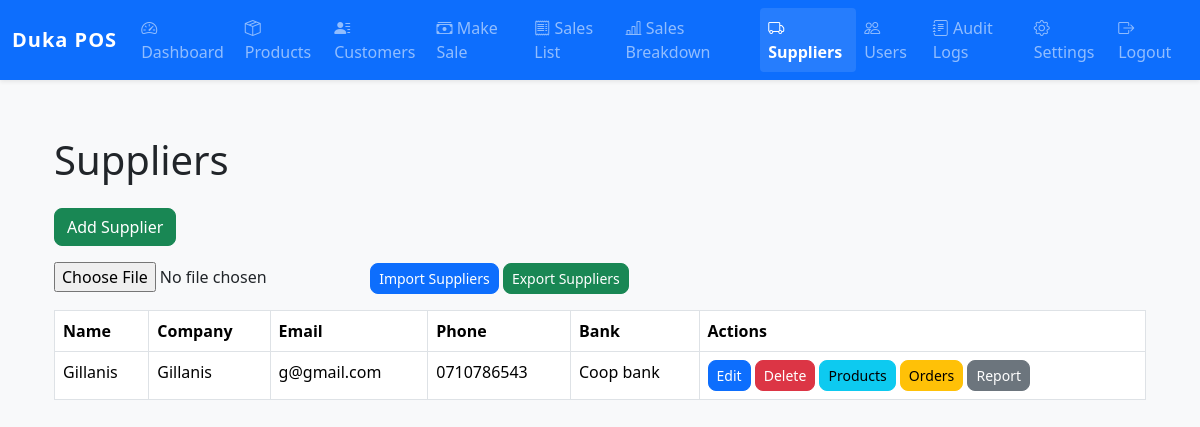
The page /suppliers (signed in) on the database its author committed.
### models.py (models this page shows)
class Supplier(db.Model):
    id = db.Column(db.Integer, primary_key=True)
    name = db.Column(db.String(128))
    company = db.Column(db.String(100))
    contact_email = db.Column(db.String(100))
    contact_phone = db.Column(db.String(50))
    address = db.Column(db.String(200))
    bank_name = db.Column(db.String(100))
    bank_account = db.Column(db.String(100))
    notes = db.Column(db.Text)
    products = db.relationship('Product', backref='supplier', lazy=True)

### app.py (the view)
@app.route('/suppliers')
@login_required(role='admin')
def suppliers_list():
    suppliers = Supplier.query.all()
    return render_template('suppliers_list.html', suppliers=suppliers)

### app.py (called while the page is built)
def login_required(role=None):
    def decorator(f):
        from functools import wraps
        @wraps(f)
        def decorated_function(*args, **kwargs):
            if 'user_id' not in session:
                return redirect(url_for('login'))
            if role and session.get('role') != role:
                flash('You do not have permission to access this page.', 'danger')
                return redirect(url_for('home'))
            return f(*args, **kwargs)
        return decorated_function
    return decorator

@app.context_processor
def inject_business_details():
    keys = ['business_name', 'business_address', 'business_contact', 'tax_info', 'business_email', 'website', 'receipt_footer', 'business_logo']
    settings = {key: Setting.query.filter_by(key=key).first() for key in keys}
    return dict(business_settings=settings)

### templates/suppliers_list.html (shortened to what this page needs)
{% extends "base.html" %}
{% block content %}
<div class="container">
    <h1 class="mb-4">Suppliers</h1>
    <a href="{{ url_for('add_supplier') }}" class="btn btn-success mb-3">Add Supplier</a>
    <form action="{{ url_for('import_suppliers') }}" method="post" enctype="multipart/form-data" class="mb-3">
        <input type="file" name="csv" accept=".csv" required>
        <button type="submit" class="btn btn-primary btn-sm">Import Suppliers</button>
        <a href="{{ url_for('export_suppliers') }}" class="btn btn-success btn-sm">Export Suppliers</a>
    </form>
    <table class="table table-bordered">
        <thead>
            <tr>
                <th>Name</th>
                <th>Company</th>
                <th>Email</th>
                <th>Phone</th>
                <th>Bank</th>
                <th>Actions</th>
            </tr>
        </thead>
        <tbody>
            {% for supplier in suppliers %}
            <tr>
                <td>{{ supplier.name }}</td>
                <td>{{ supplier.company }}</td>
                <td>{{ supplier.contact_email }}</td>
                <td>{{ supplier.contact_phone }}</td>
                <td>{{ supplier.bank_name }}</td>
                <td>
                    <a href="{{ url_for('edit_supplier', supplier_id=supplier.id) }}" class="btn btn-primary btn-sm">Edit</a>
                    <a href="{{ url_for('delete_supplier', supplier_id=supplier.id) }}" class="btn btn-danger btn-sm" onclick="return confirm('Delete this supplier?');">Delete</a>
                    <a href="{{ url_for('supplier_products', supplier_id=supplier.id) }}" class="btn btn-info btn-sm">Products</a>
                    <a href="{{ url_for('supplier_orders', supplier_id=supplier.id) }}" class="btn btn-warning btn-sm">Orders</a>
                    <a href="{{ url_for('supplier_report', supplier_id=supplier.id) }}" class="btn btn-secondary btn-sm">Report</a>
                </td>
            </tr>
            {% endfor %}
        </tbody>
    </table>
</div>
{% endblock %}

### templates/base.html (style rules this page uses)
body { background-color: #f8f9fa; font-family: 'Segoe UI', 'Roboto', Arial, sans-serif; }
.container { margin-top: 2rem; }
.btn, .form-control, .form-select { border-radius: 0.5rem; }

### rows shown on the page
Supplier: name "Gillanis", company "Gillanis", contact_email "g@gmail.com", contact_phone "0710786543", bank_name "Coop bank"
